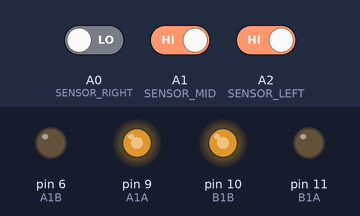
Bench run of a sketch on a simulated Arduino Nano, built with avr-gcc and run on an emulated ATmega328P. Parts: output pins drawn as LEDs (lit = HIGH). The inputs (shaded band) are chosen by the test bench; at power-on: A0 (SENSOR_RIGHT) LOW, A2 (SENSOR_LEFT) HIGH, A1 (SENSOR_MID) HIGH.

Above: at 1.2 s.
1.3 s: A0 (SENSOR_RIGHT) driven HIGH
At 2.3 s:
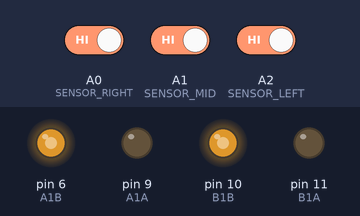
4.3 s: A2 (SENSOR_LEFT) driven LOW
At 6.5 s:
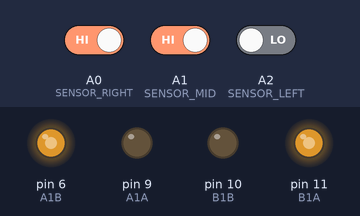
6.8 s: A0 (SENSOR_RIGHT) driven LOW and A1 (SENSOR_MID) driven LOW
At 7.7 s:
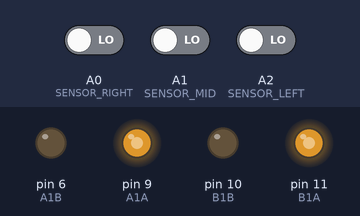
Timing chart, 0 to 9.8 s (numbered marks = the images above; inputs shaded):
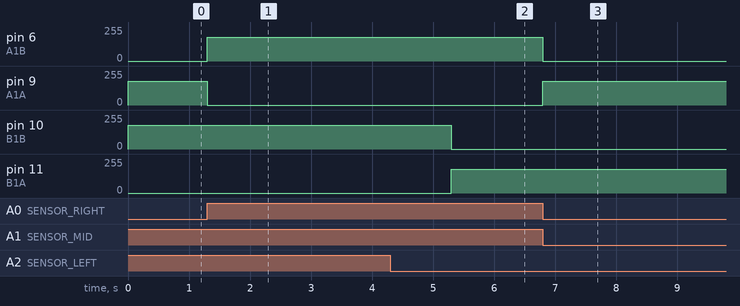

Measured:
- after the input at 1.3 s, pin 6 (A1B): 0/255 → 180/255 at once; pin 9 (A1A): 180/255 → 0/255 at once
- after the input at 4.3 s, pin 10 (B1B): 180/255 → 0/255 after 1.0 s; pin 11 (B1A): 0/255 → 180/255 after 1.0 s
- after the input at 6.8 s, pin 6 (A1B): 180/255 → 0/255 at once; pin 9 (A1A): 0/255 → 180/255 at once

The sketch:

Xetuhanh_Hongngoai_N2T.ino
```cpp
/*====================================
  XE TỰ HÀNH - 3 CẢM BIẾN HỒNG NGOẠI
  Driver: L9110
  Board : Arduino Nano
  LE THANH PHAT
====================================*/

// --------- CHÂN CẢM BIẾN ----------
#define SENSOR_LEFT   A2
#define SENSOR_MID    A1
#define SENSOR_RIGHT  A0

// --------- CHÂN ĐỘNG CƠ (L9110) ----
#define A1B 6    // Motor A
#define A1A 9
#define B1B 10   // Motor B
#define B1A 11

int speedMotor = 180;   // tốc độ động cơ (0–255)

void setup() {
  // Cảm biến
  pinMode(SENSOR_LEFT, INPUT);
  pinMode(SENSOR_MID, INPUT);
  pinMode(SENSOR_RIGHT, INPUT);

  // Động cơ
  pinMode(A1A, OUTPUT);
  pinMode(A1B, OUTPUT);
  pinMode(B1A, OUTPUT);
  pinMode(B1B, OUTPUT);

  stopMotor();
}

void loop() {

  int left  = digitalRead(SENSOR_LEFT);
  int mid   = digitalRead(SENSOR_MID);
  int right = digitalRead(SENSOR_RIGHT);

  // ----- THUẬT TOÁN ĐIỀU KHIỂN -----

  if (left == 0 && mid == 0 && right == 0) {
    forward();
  }
  else if ((right == 1 && mid == 0 && left == 0) ||
           (right == 1 && mid == 1 && left == 0)) {
    turnLeft();
  }
  else if ((left == 1 && mid == 0 && right == 0) ||
           (left == 1 && mid == 1 && right == 0)) {
    turnRight();
  }
  else if (left == 1 && mid == 1 && right == 1) {
    backward();
    delay(2000);
    stopMotor();
  }
}

// --------- HÀM ĐIỀU KHIỂN ----------

void forward() {
  analogWrite(A1A, speedMotor);
  analogWrite(A1B, 0);
  analogWrite(B1A, speedMotor);
  analogWrite(B1B, 0);
}

void backward() {
  analogWrite(A1A, 0);
  analogWrite(A1B, speedMotor);
  analogWrite(B1A, 0);
  analogWrite(B1B, speedMotor);
}

void turnLeft() {
  analogWrite(A1A, 0);
  analogWrite(A1B, speedMotor);
  analogWrite(B1A, speedMotor);
  analogWrite(B1B, 0);
}

void turnRight() {
  analogWrite(A1A, speedMotor);
  analogWrite(A1B, 0);
  analogWrite(B1A, 0);
  analogWrite(B1B, speedMotor);
}

void stopMotor() {
  digitalWrite(A1A, LOW);
  digitalWrite(A1B, LOW);
  digitalWrite(B1A, LOW);
  digitalWrite(B1B, LOW);
}
```
